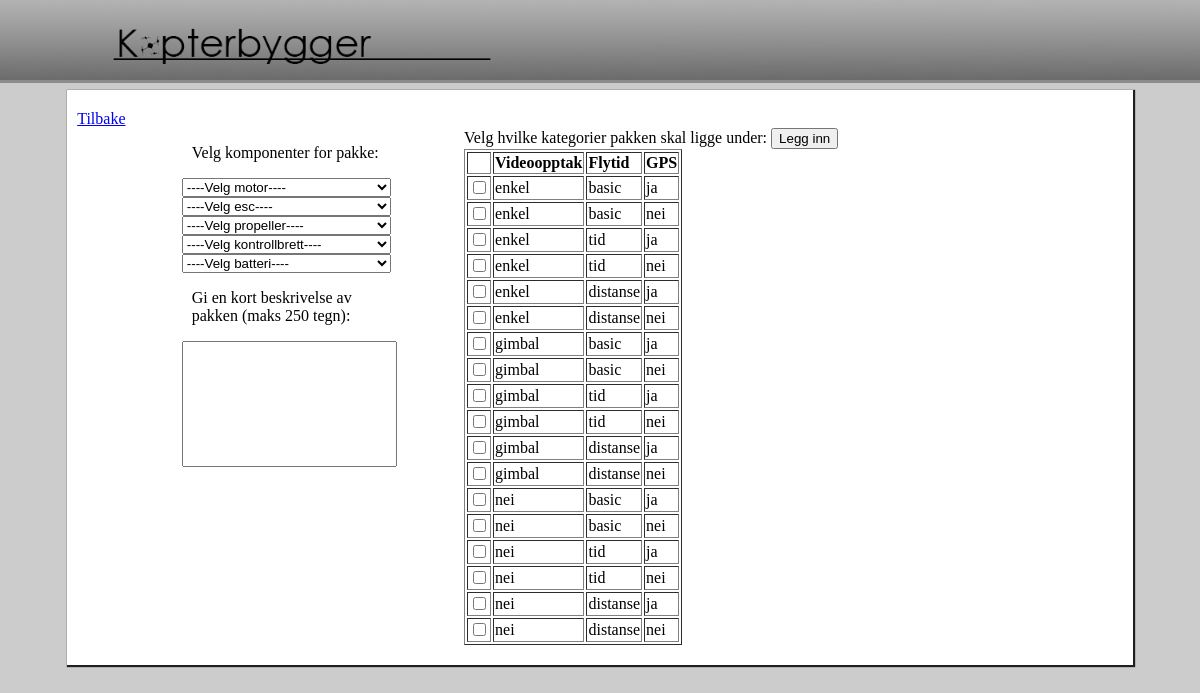
Screenshot of /MultikopterBygger/pktConfig.php (signed in) with the database file from the repository.
### tables this page shows
create table Spesifikasjoner
	(
		SpesifikasjonID int not null,
		Rekkevidde nchar(10),
		Videoopptak nchar(10),
		GPS nchar(10),
		PRIMARY KEY (SpesifikasjonID)
	);

### MultikopterBygger/pktConfig.php (the view, shortened to what this page needs)
<!DOCTYPE html>
<html>
    <head>
        <link rel="stylesheet" type="text/css" href="stylesheet.css">
    </head>
    <body>
        <div id="banner">
            <a href=index.html>
                <img class="banner" src="main_styling/banner.png" alt ="Kopterbygger">
            </a>
            <a href=index.html>
            </a>
        </div>
        <div id='wrapper'>
            <div id='leftContent'>
                <a href="administrasjon.php">Tilbake</a><br>
                <form name="components" method="POST">
                    <?php
                    $con = $_SESSION['connection'];
                    $dropdownarray = array('motordropdown', 'escdropdown', 'propdropdown', 'kontrollbrettdropdown', 'batteridropdown');
                    $plist = array('motor', 'esc', 'propeller', 'kontrollbrett', 'batteri');
                    $x = 0;
                    echo '<div id="dropdown"><p>Velg komponenter for pakke:</p>' . "\n";
                    foreach ($dropdownarray as $ddlist) {
                        echo '<select name="' . $ddlist . '">' . "\n";
                        echo '<option value="0">----Velg ' . $plist[$x] . '----</option>' . "\n";
                        echo '</select><br>';
                        $x++;
                    }
                    ?>
                    <p>Gi en kort beskrivelse av pakken (maks 250 tegn):</p>
                    <textarea required="yes" id="beskr" name="beskrfelt" rows="8"></textarea>
            </div>
            Velg hvilke kategorier pakken skal ligge under:
            <table border="1">
                <tr>
                    <th></th>
                    <th>Videoopptak</th>
                    <th>Flytid</th>
                    <th>GPS</th>
                </tr>
                <?php
                $query = "SELECT * FROM spesifikasjoner";
                $result = mysqli_query($con, $query);
                while ($row = mysqli_fetch_array($result)) {
                    echo '<tr>';
                    echo "\n" . '<td><input type="checkbox" name="specs[]" value="' . $row['SpesifikasjonID'] . '"></td>';
                    echo "\n" . '<td>' . $row['Videoopptak'] . '</td>';
                    echo "\n" . '<td>' . $row['Rekkevidde'] . '</td>';
                    echo "\n" . '<td>' . $row['GPS'] . '</td>';
                    echo "\n" . '</tr>' . "\n";
                }
                echo '<input type="submit" name="submit" value="Legg inn">';
                echo '</form>';
                ?>
        </div>
    </div>
</body>
</html>

### MultikopterBygger/stylesheet.css (style rules this page uses)
form { position:relative; text-align: left; }
p { padding-left: 10px; padding-right: 10px; }
html { background-color: #cccccc; }
#banner { width: 100%; position: fixed; left:0; right:0; top:0; z-index:1; }
#wrapper { margin-top: 90px; margin-left: auto; margin-right: auto; width: 90%; box-shadow: 1px 1px 1px 1px #1f1f1f; min-width: 1000px; background-color: #ffffff; }
#leftContent { padding-left: 10px; padding-right: 10px; padding-top: 20px; padding-bottom: 20px; }
#dropdown { width:20%; float: left; margin-left: 10%; margin-right: 7%; }
#dropdown select { width: 100%; }
#beskr { resize: none; width: 100%; }
img.banner { position: absolute; width:100%; height:80px; width:auto; top:0; border-bottom: solid; border-color: #8c8c8c; }

### rows the page displays
spesifikasjoner: Videoopptak "enkel", Rekkevidde "basic", GPS "ja"
spesifikasjoner: Videoopptak "enkel", Rekkevidde "basic", GPS "nei"
spesifikasjoner: Videoopptak "enkel", Rekkevidde "tid", GPS "ja"
spesifikasjoner: Videoopptak "enkel", Rekkevidde "tid", GPS "nei"
spesifikasjoner: Videoopptak "enkel", Rekkevidde "distanse", GPS "ja"
spesifikasjoner: Videoopptak "enkel", Rekkevidde "distanse", GPS "nei"
spesifikasjoner: Videoopptak "gimbal", Rekkevidde "basic", GPS "ja"
spesifikasjoner: Videoopptak "gimbal", Rekkevidde "basic", GPS "nei"
spesifikasjoner: Videoopptak "gimbal", Rekkevidde "tid", GPS "ja"
spesifikasjoner: Videoopptak "gimbal", Rekkevidde "tid", GPS "nei"
spesifikasjoner: Videoopptak "gimbal", Rekkevidde "distanse", GPS "ja"
spesifikasjoner: Videoopptak "gimbal", Rekkevidde "distanse", GPS "nei"
spesifikasjoner: Videoopptak "nei", Rekkevidde "basic", GPS "ja"
spesifikasjoner: Videoopptak "nei", Rekkevidde "basic", GPS "nei"
spesifikasjoner: Videoopptak "nei", Rekkevidde "tid", GPS "ja"
spesifikasjoner: Videoopptak "nei", Rekkevidde "tid", GPS "nei"
spesifikasjoner: Videoopptak "nei", Rekkevidde "distanse", GPS "ja"
spesifikasjoner: Videoopptak "nei", Rekkevidde "distanse", GPS "nei"
